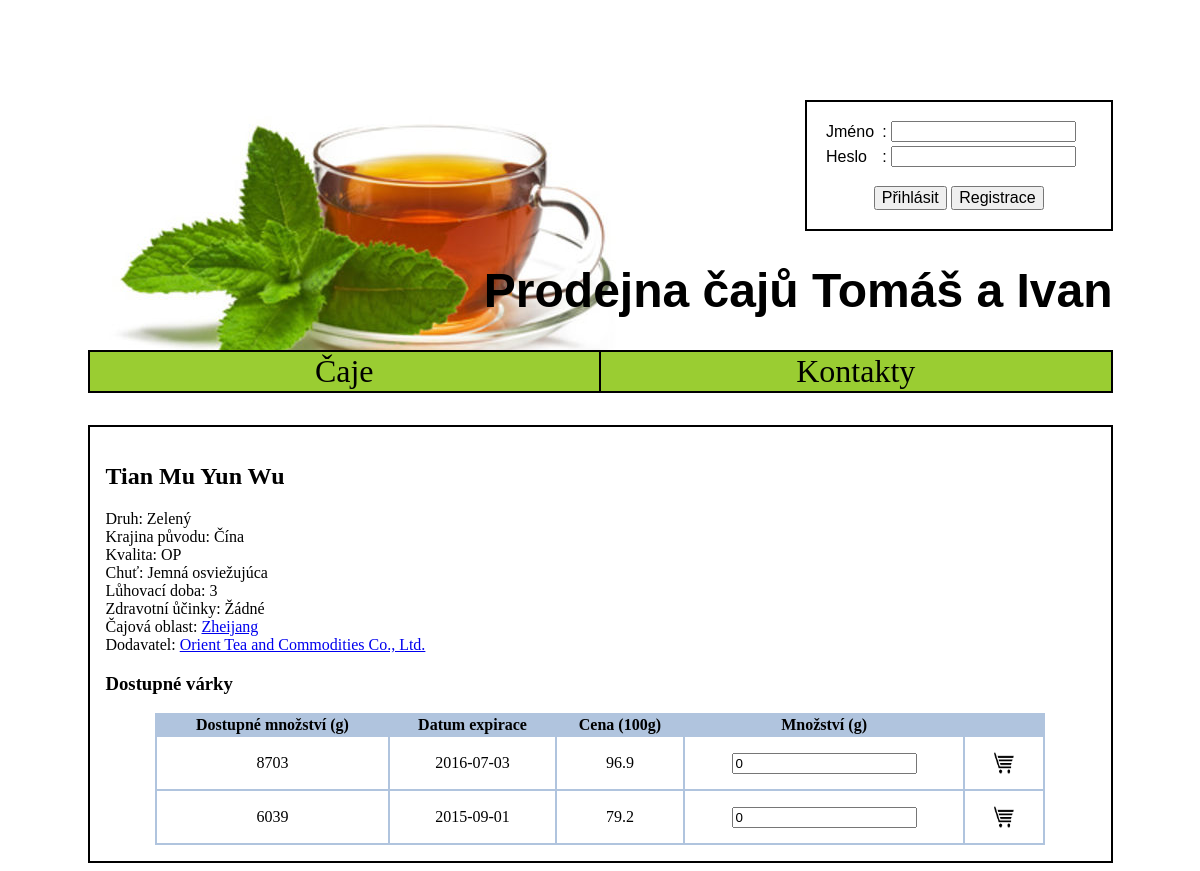
The page /caj.php?id=6 on the database its author committed.
### tables this page shows
create table Caj(
  pk INT NOT NULL AUTO_INCREMENT,
  nazov VARCHAR(50) NOT NULL,
  druh VARCHAR(50),
  krajinaPovodu VARCHAR(50),
  kvalita VARCHAR(5),
  chut VARCHAR(500),
  dobaLuhovania NUMERIC(2, 0),
  zdravotneUcinky VARCHAR(500),
  cajovaoblast_pk INT,
  dodavatel_pk INT NOT NULL,
  PRIMARY KEY(pk)
);

create table CajovaOblast(
  pk INT NOT NULL AUTO_INCREMENT,
  nazov VARCHAR(50) NOT NULL,
  popis VARCHAR(500),
  typickyDruh VARCHAR(50),
  charaktCajov VARCHAR(500),
  PRIMARY KEY(pk)
);

create table Dodavatel(
  pk INT NOT NULL AUTO_INCREMENT,
  nazov VARCHAR(50) NOT NULL,
  ico NUMERIC(8, 0) NOT NULL,
  weblink VARCHAR(50),
  sidlo VARCHAR(50),
  PRIMARY KEY(pk)
);

create table Varka(
  pk INT NOT NULL AUTO_INCREMENT,
   
  cena NUMERIC(5, 2) NOT NULL,
   
  dostupneMnozstvo NUMERIC(8, 0),
  datumExpiracie DATE NOT NULL,
   
  zlava NUMERIC(3, 2) NOT NULL,
  miestoNaSklade NUMERIC(2, 0),
  caj_pk INT NOT NULL,
  PRIMARY KEY(pk)
);

### loginDetection.php (called while the page is built, shortened)
<?php
    $isAdmin = false;
?>

### caj.php (the view, shortened to what this page needs)
<!DOCTYPE HTML PUBLIC "-//W3C//DTD HTML 4.01 Transitional//EN">
<html>
<head>
<link rel="stylesheet" href="style.css" type="text/css" >
</head>
<body>
    <div id="main">
        <?php include 'header.php' ?>
        <?php include 'menu.php' ?>
        <div id="content">
            <?php
            $teaId = -1;
            if (array_key_exists('id', $_GET))
                $teaId = $_GET['id'];
            $result = $db->query('SELECT c.*, d.nazov as dNazov, o.nazov as oNazov FROM (Caj as c LEFT JOIN Dodavatel AS d on c.dodavatel_pk = d.pk) LEFT JOIN CajovaOblast AS o ON c.cajovaoblast_pk = o.pk WHERE c.pk=' . $teaId);
            if ($result->num_rows == 1)
            {
                $tea = $result->fetch_assoc();
            ?>
                <h2> <?php echo $tea['nazov'] ?> </h2>
                Druh: <?php echo $tea['druh'] ?> <br />
                Krajina původu: <?php echo $tea['krajinaPovodu'] ?> <br />
                Kvalita: <?php echo empty($tea['kvalita']) ? 'Základní' : $tea['kvalita'] ?> <br />
                Chuť: <?php echo $tea['chut'] ?> <br />
                Lůhovací doba: <?php echo $tea['dobaLuhovania'] ?> <br />
                Zdravotní ůčinky: <?php echo empty($tea['zdravotneUcinky']) ? 'Žádné' : $tea['zdravotneUcinky'] ?> <br />
                Čajová oblast:
                <?php
                if (empty($tea['cajovaoblast_pk']))
                    echo 'Neznámá';
                else
                    echo '<a href=' . $web_home . 'area.php?id=' . $tea['cajovaoblast_pk'] . '>' . $tea['oNazov'] . '</a>';
                ?> <br />
                Dodavatel:
                <?php
                if (empty($tea['dodavatel_pk']))
                    echo 'Neznámý';
                else
                    echo '<a href=' . $web_home . 'supplier.php?id=' . $tea['dodavatel_pk'] . '>' . $tea['dNazov'] . '</a>';
                ?> <br />
                <h3> Dostupné várky </h3>
                <?php
                $result = $db->query('SELECT * FROM Varka WHERE Varka.caj_pk='. $teaId);
                if ($result and $result->num_rows > 0)
                {
                ?>
                    <table id="teaTable">
                    <tr>
                        <th>Dostupné množství (g)</th>
                        <th>Datum expirace</th>
                        <th>Cena (100g)</th>
                        <?php if (!$isAdmin) { ?>
                        <th>Množství (g)</th>
                        <?php } ?>
                    </tr>
                    <?php
                    while($row = $result->fetch_assoc()) {
                        echo '<tr class="teaTableRow">';
                        echo '<td>' . $row['dostupneMnozstvo'] . '</td>';
                        echo '<td>' . $row['datumExpiracie'] . '</td>';
                        $discount = floatval($row['zlava']);
                        $price = floatval($row['cena']);
                        if ($discount > 0.0)
                        {
                            $discountPrice = $price * (1.0 - $discount);
                            echo '<td>' . $discountPrice . '</td>';
                        }
                        else
                        {
                            echo '<td>' . $price . '</td>';
                        }
                        if (!$isAdmin) {
                            echo '<td><input type=number id="amount' . $row['pk'] . '" value="0" /></td>';
                            echo '<td onClick=\'addToCart(' . $row['pk'] . ')\'><img src="obrazky/cart.png" class="cartImg"></td>';
                        }
                        echo '</tr>';
                    }
                }
                else
                {
                    echo 'Pro tento čaj nejsou momentálně dostupné žádne várky.';
                }
                ?>
            </table>
            <?php
            }
            else
            {
                echo '<h2>' . 'Neznámý čaj' . '</h2>';
            }
            ?>
        </div>
    </div>
</body>
</html>

### style.css (style rules this page uses)
body { text-align: center; }
#main { text-align: left; width: 1025px; margin: auto; background-color: white; }
#content { margin-top: 2em; padding: 1em; border: 2px solid black; }
#teaTable { margin-left: auto; margin-right: auto; width: 90%; background-color: #b0c4de; }
#teaTable td { cursor: default; }
.teaTableRow { background-color: #ffffff; }
.teaTableRow td { text-align: center; cursor: default; }
.cartImg { width: 50px; height: 50px; }

### rows shown on the page
caj: nazov "Tian Mu Yun Wu", druh "Zelený", krajinaPovodu "Čína", kvalita "OP", chut "Jemná osviežujúca", dobaLuhovania "3", cajovaoblast_pk.nazov "Zheijang", dodavatel_pk.nazov "Orient Tea and Commodities Co., Ltd."
varka: dostupneMnozstvo "8703", datumExpiracie "2016-07-03", discountPrice "96.9"
varka: dostupneMnozstvo "6039", datumExpiracie "2015-09-01", discountPrice "79.2"
